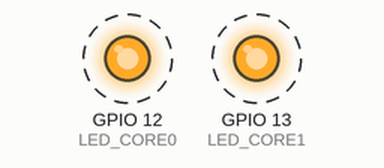
Recording of a sketch running on a simulated ESP32. On the bench: output pins drawn as LEDs (lit = HIGH). Dashed ring = blinking. What the sketch prints to the serial monitor is not drawn.

Above: at 0.35 s.
Timing chart, 0 to 3.2 s (numbered marks = the images above):
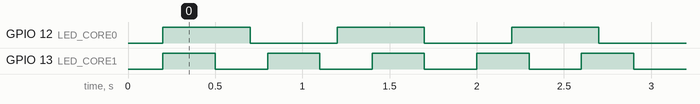

Measured:
- by itself, GPIO 12 (LED_CORE0): alternates HIGH for 0.50 s and LOW for 0.50 s
- by itself, GPIO 13 (LED_CORE1): alternates HIGH for 0.30 s and LOW for 0.30 s
- by itself, everything shown: repeats every 3.0 s, in 13 steps

The sketch:

program.ino
```cpp
#include <Arduino.h>


#define LED_CORE0  12
#define LED_CORE1  13

TaskHandle_t taskLED0;
TaskHandle_t taskLED1;

void ledCore0Task(void *parameter) {
  pinMode(LED_CORE0, OUTPUT);
  while (true) {
    digitalWrite(LED_CORE0, HIGH);
    vTaskDelay(pdMS_TO_TICKS(500));
    digitalWrite(LED_CORE0, LOW);
    vTaskDelay(pdMS_TO_TICKS(500));
  }
}

void ledCore1Task(void *parameter) {
  pinMode(LED_CORE1, OUTPUT);
  while (true) {
    digitalWrite(LED_CORE1, HIGH);
    vTaskDelay(pdMS_TO_TICKS(300));
    digitalWrite(LED_CORE1, LOW);
    vTaskDelay(pdMS_TO_TICKS(300));
  }
}

void setup() {
  Serial.begin(115200);
  delay(200);
  Serial.println("Starting LED tasks on different cores...");

  xTaskCreatePinnedToCore(ledCore0Task, "LED_Core0_Task", 2048, NULL, 1, &taskLED0, 0);
  xTaskCreatePinnedToCore(ledCore1Task, "LED_Core1_Task", 2048, NULL, 1, &taskLED1, 1);
}

void loop() {
  vTaskDelay(pdMS_TO_TICKS(1000));
}
```
